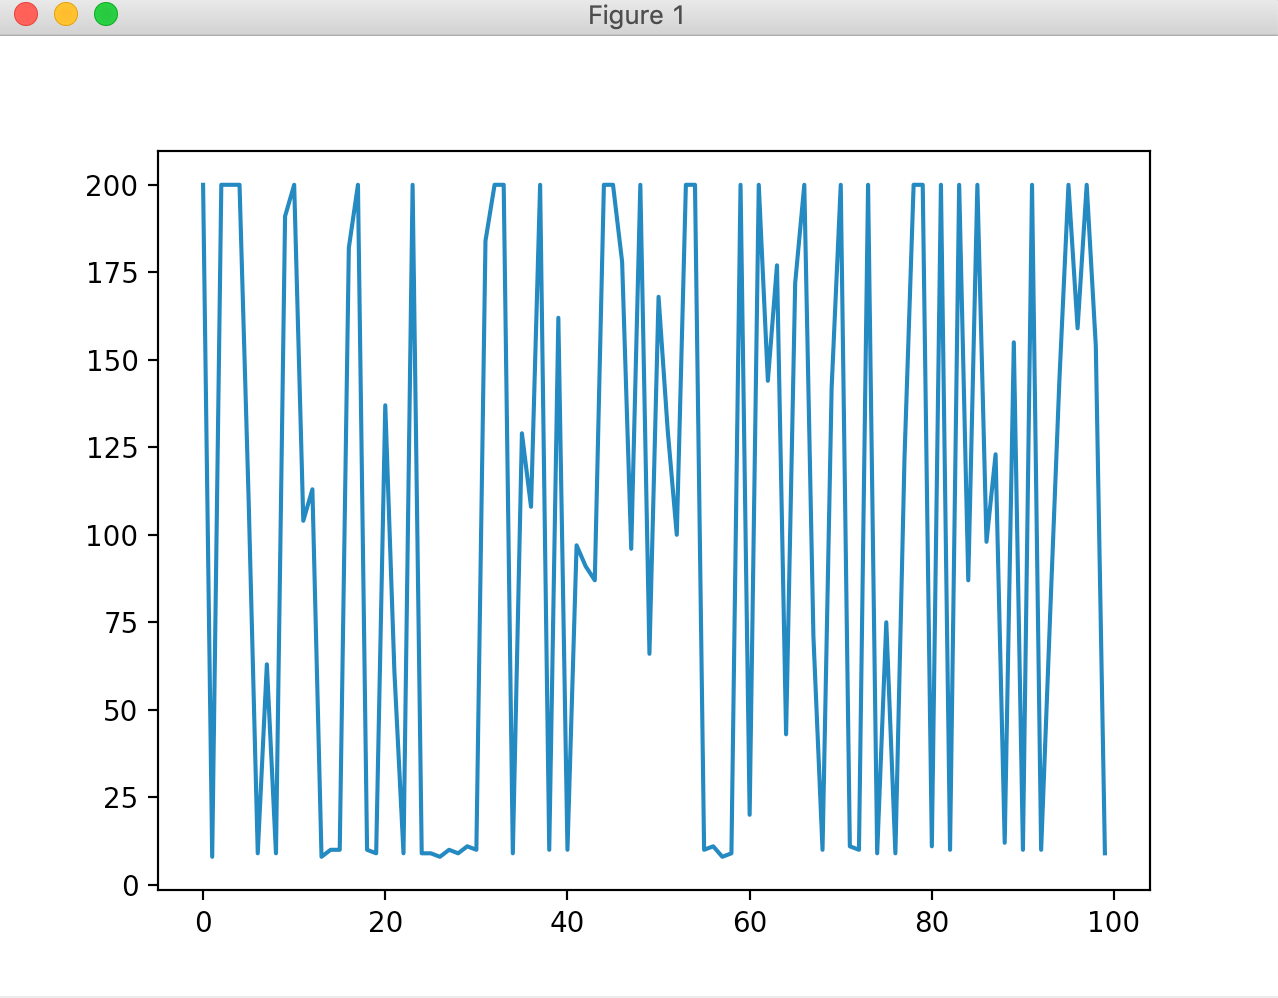

Source code (Python):
'''
This implementation aims at solving a cartpole problem using random search
method. For every set of random parameters we observe the total rewards obtained
and select the best set. This is basically randomly searching for the best
hyperparameters in R^n, where n is the dimension of the parameters.
'''

import gym
import numpy as np
import random
import matplotlib.pyplot as plt

def determine_action(params, state):
    action = np.dot(params,state)
    if action > 0:
        return 1
    return 0

w_min = 0
w_max = 1

env = gym.make('CartPole-v0')

max_steps = -10000000
data = []
for i in range(100):
    params = np.random.uniform(w_min,w_max,4)
    done = False
    state = env.reset()
    steps = 0
    while not done:
        action = determine_action(params, state)
        state,reward,done ,_ = env.step(action)
        steps += 1
    data.append(steps)
    if steps > max_steps:
        max_steps = steps
        optimum_param = params

x_axis = range(100)

plt.plot(x_axis, data)
plt.show()
